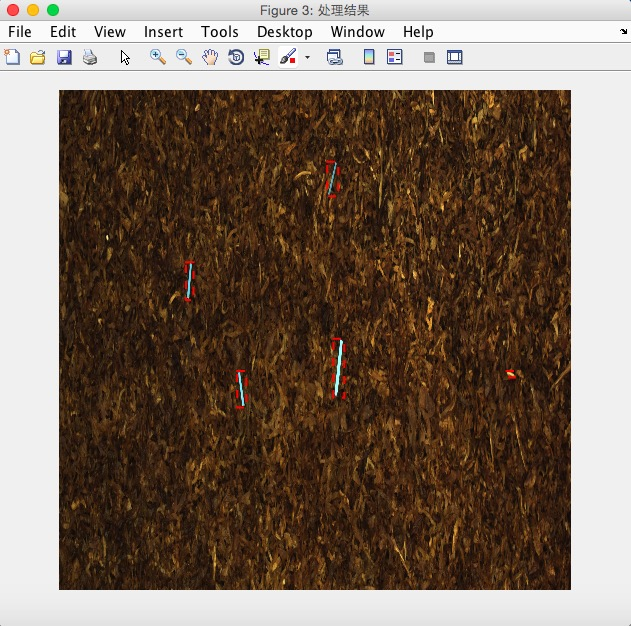
%> input picture output/03.jpg, 631 x 626 px, given in place of 03.bmp, which was not available
$ octave 'Objects recognition in Images.m'   (GNU Octave 9; MATLAB toolbox functions it lacks are replaced by stand-ins)
%> lines starting %> are read from the running program, lines starting %| are printed output that depends on the picture; in (x1, y1, x2, y2) boxes, pixels count from 0 and x2, y2 are one past the last pixel; in counts of white or black regions, pixels touching at a corner belong together; the program's own positions count from 1; pictures that were not available may be replaced by others from this repository, and a replacement may not be noted
clear;
close all
RGB = imread('03.bmp');
%> RGB is the input picture: size 626x631x3 uint8; mean R, G, B 123.9, 107.4, 94.4

RGB1=imadjust(RGB,[0.21 0.5],[0.615 0.9]);
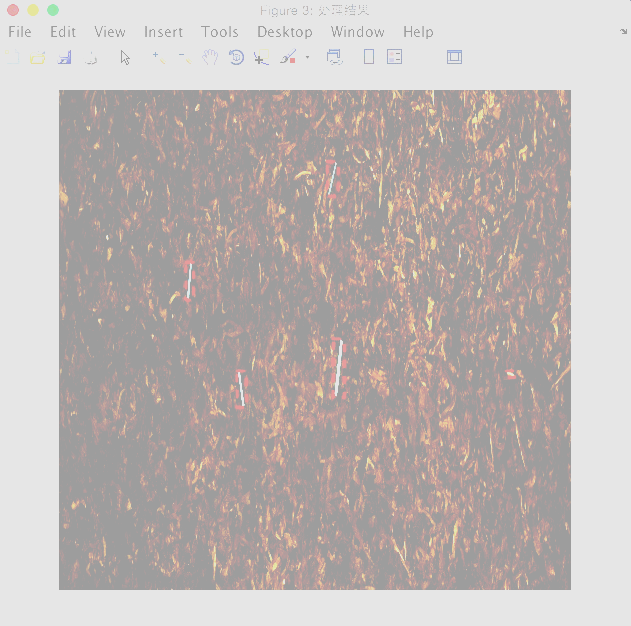
%> RGB1: size 626x631x3 uint8; mean R, G, B 191.7, 184.5, 182.6
imshow(RGB1);

figure('name','process'),
subplot(2,2,1),imshow(RGB),title('原图'),

%转换到YCBCR
YCBCR = rgb2ycbcr(RGB1);
%> YCBCR: size 626x631x3 uint8; mean of channels 1, 2, 3 176.3, 126.1, 131.3
whos,
subplot(2,2,2),imshow(YCBCR),title('YCBCR'),

%二值化处理
imgbw = im2bw(YCBCR, 0.539);
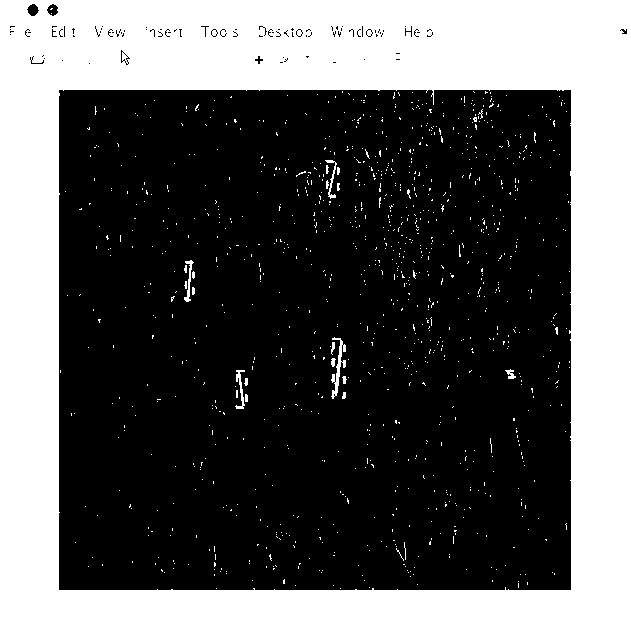
%> imgbw: size 626x631 logical; 35.9% white; 1094 white regions (1076 under 20 px), largest, box (x1, y1, x2, y2) and area: (0, 0, 631, 626) 138229, (331, 337, 346, 399) 295, (235, 370, 245, 409) 144
subplot(2,2,3),imshow(imgbw),title('YCBCR?二值化'),

%形态学处理
erodeElement = strel('square', 3) ;
dilateElement=strel('square', 8) ;
imgbw = imerode(imgbw,erodeElement);
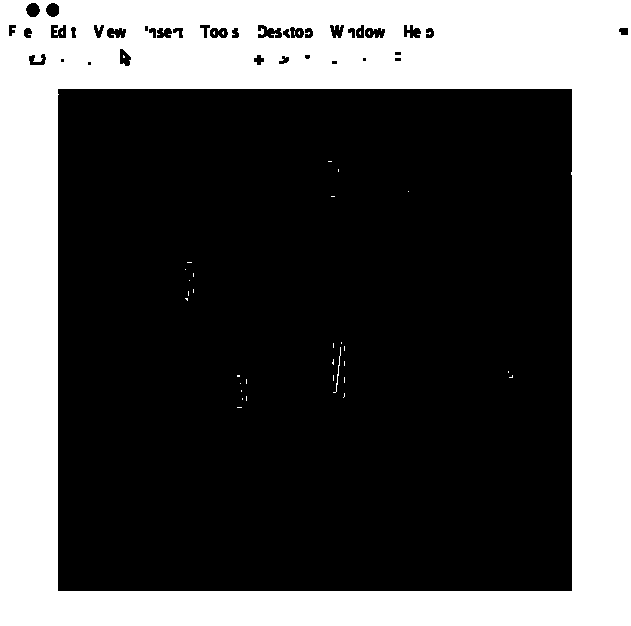
%> imgbw: size 626x631 logical; 34% white; 38 white regions (36 under 20 px), largest, box (x1, y1, x2, y2) and area: (0, 0, 631, 626) 134087, (333, 347, 341, 393) 53
imgbw = imerode(imgbw,erodeElement);
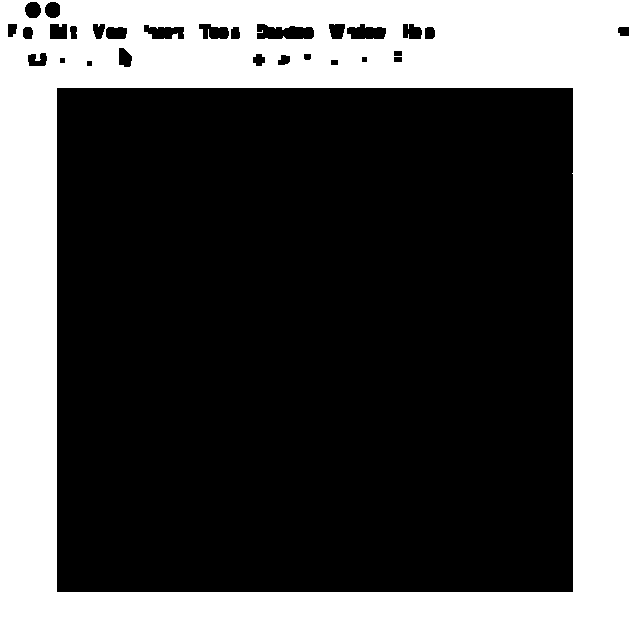
%> imgbw: size 626x631 logical; 33% white; 1 white region, box (x1, y1, x2, y2) and area: (0, 0, 631, 626) 130230
imgbw = imdilate(imgbw, dilateElement);
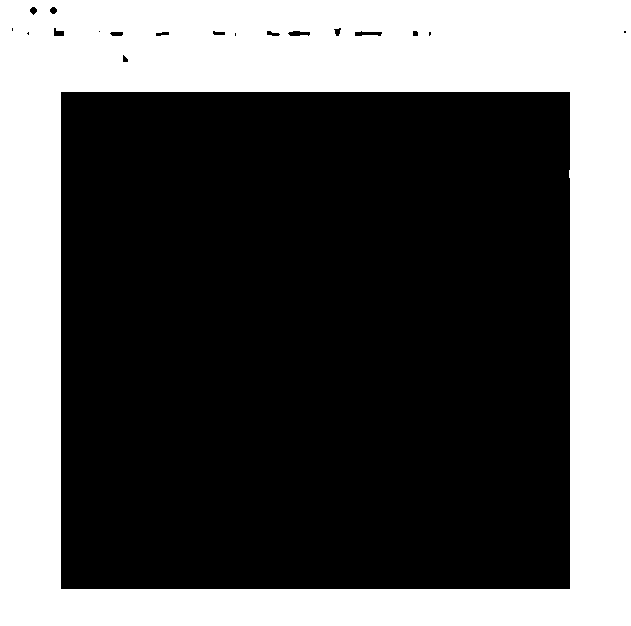
%> imgbw: size 626x631 logical; 35.8% white; 1 white region, box (x1, y1, x2, y2) and area: (0, 0, 631, 626) 141468
imgbw = imdilate(imgbw, dilateElement);
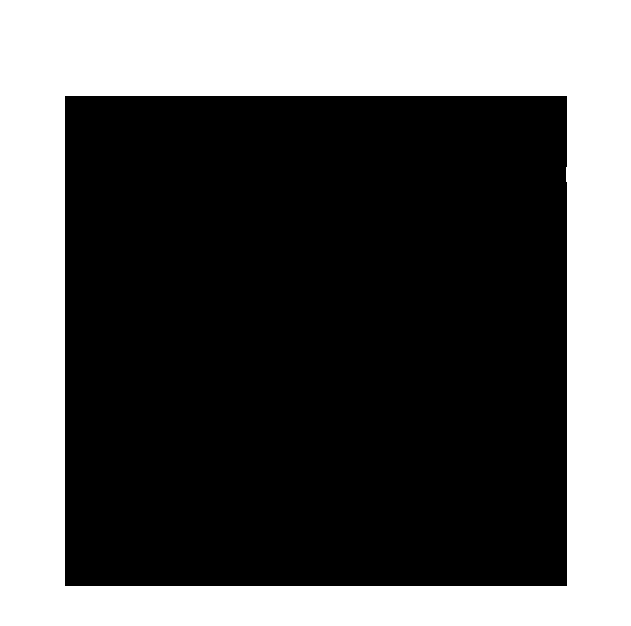
%> imgbw: size 626x631 logical; 37.7% white; 1 white region
imgbw = imfill(imgbw,'holes');
%> imgbw: size 626x631 logical; every value is 1
subplot(2,2,4),imshow(imgbw),title('形态学处理');

%获取区域属性'Area', 'Centroid', and 'BoundingBox'
figure('name','处理结果'),
L=bwlabel(imgbw);
%> L: size 626x631 double; every value is 1
stats=regionprops(L,'Area','Centroid','BoundingBox');
%> stats = 1 region; box (x1, y1, x2, y2), Area and Centroid: (0, 0, 631, 626) 395006 [316 313.5]
number=size(stats,1); %求标记点个数
%> number = 1
centroid=cat(1,stats.Centroid); %为以后标记点提供位置
%> centroid = [316 313.5]

imshow(RGB); hold on;
for i=1:number
    if stats(i).Area>600
    %text(centroid(i,1),centroid(i,2),'标记','color','white');%标记
    rectangle('Position',[stats(i).BoundingBox],'LineWidth',2,'LineStyle','--','EdgeColor','red'),%框出
    end
end
%> this loop made 1 pass
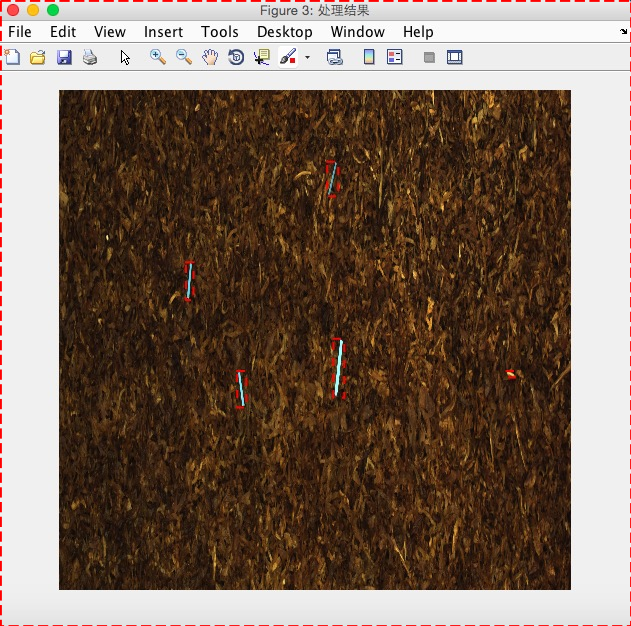
%> figure redrawn from the program's plot data
hold off

$ run again, with output/02.jpg copied over output/03.jpg
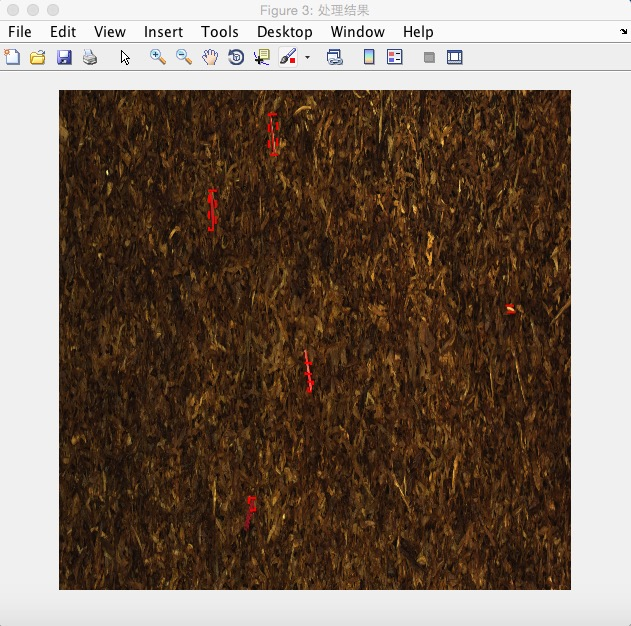
%> input picture output/02.jpg, 631 x 626 px, given in place of 03.bmp, which was not available
%> RGB is the input picture: size 626x631x3 uint8; mean R, G, B 124, 107.6, 94.9
%> YCBCR: size 626x631x3 uint8; mean of channels 1, 2, 3 176.1, 126.3, 131.2
%> `imgbw = im2bw(YCBCR, 0.539);`:
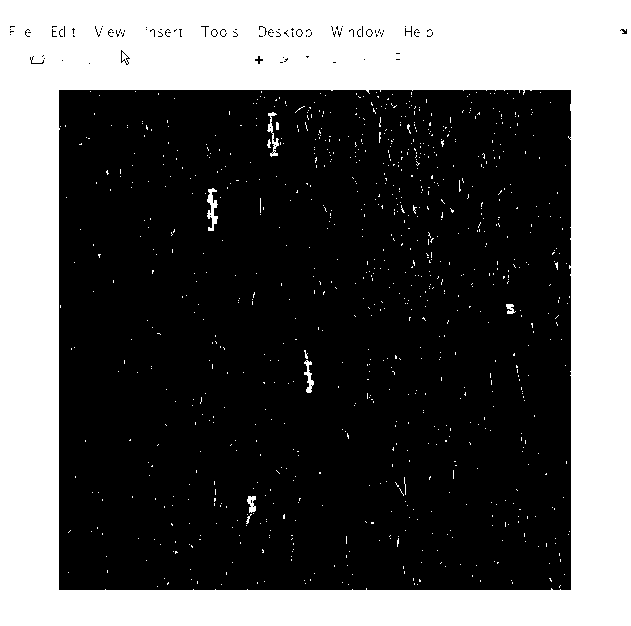
%> imgbw: size 626x631 logical; 35.7% white; 901 white regions (892 under 20 px), largest, box (x1, y1, x2, y2) and area: (0, 0, 631, 626) 138401, (207, 188, 218, 231) 241, (267, 112, 279, 157) 166
%> L: size 626x631 double; every value is 1
%> stats = 1 region; box (x1, y1, x2, y2), Area and Centroid: (0, 0, 631, 626) 395006 [316 313.5]
%> number = 1
%> centroid = [316 313.5]
%> the loop `for i=1:number` made 1 pass
%> after the loop `for i=1:number`:
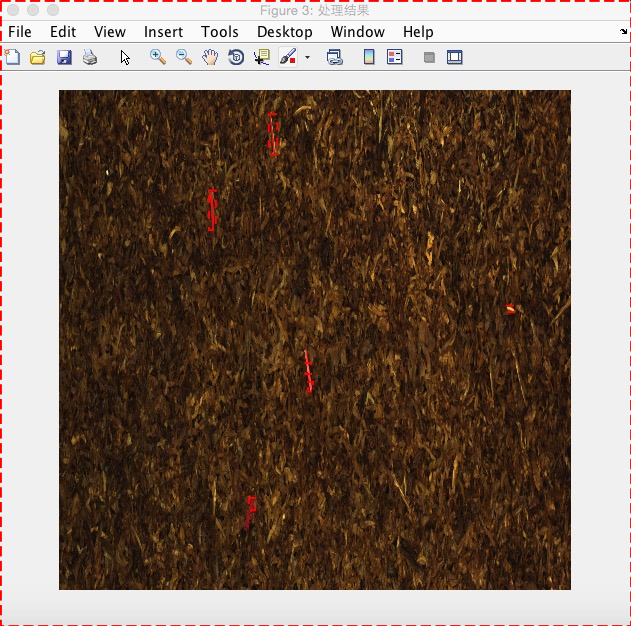
%> figure redrawn from the program's plot data

$ run again, with output/05.jpg copied over output/03.jpg
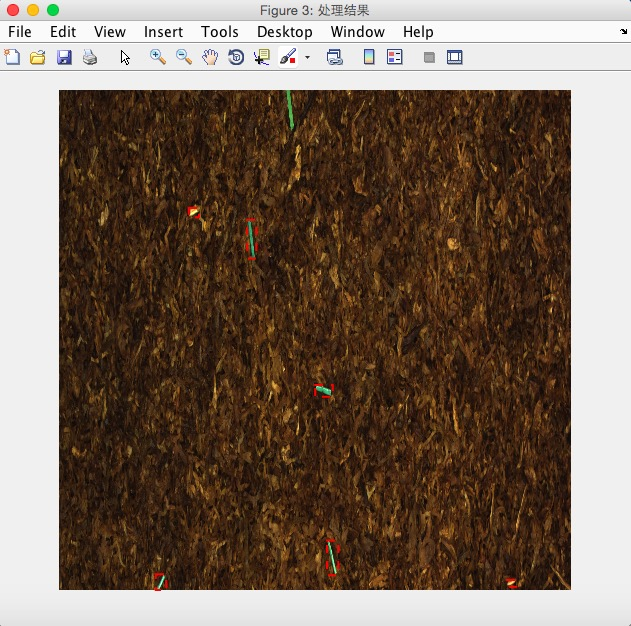
%> input picture output/05.jpg, 631 x 626 px, given in place of 03.bmp, which was not available
%> RGB is the input picture: size 626x631x3 uint8; mean R, G, B 124.1, 107.4, 94.3
%> YCBCR: size 626x631x3 uint8; mean of channels 1, 2, 3 176.3, 126.1, 131.4
%> `imgbw = im2bw(YCBCR, 0.539);`:
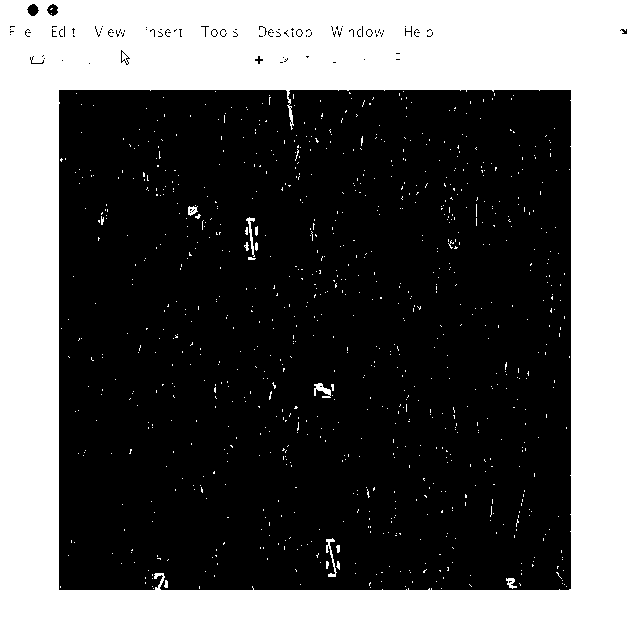
%> imgbw: size 626x631 logical; 35.7% white; 918 white regions (904 under 20 px), largest, box (x1, y1, x2, y2) and area: (0, 0, 631, 626) 138363, (326, 538, 337, 577) 131, (314, 383, 331, 398) 130
%> L: size 626x631 double; every value is 1
%> stats = 1 region; box (x1, y1, x2, y2), Area and Centroid: (0, 0, 631, 626) 395006 [316 313.5]
%> number = 1
%> centroid = [316 313.5]
%> the loop `for i=1:number` made 1 pass
%> after the loop `for i=1:number`:
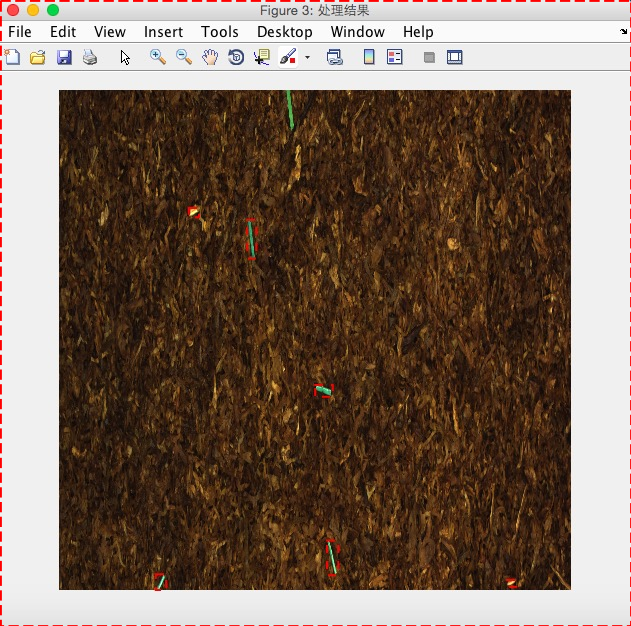
%> figure redrawn from the program's plot data
